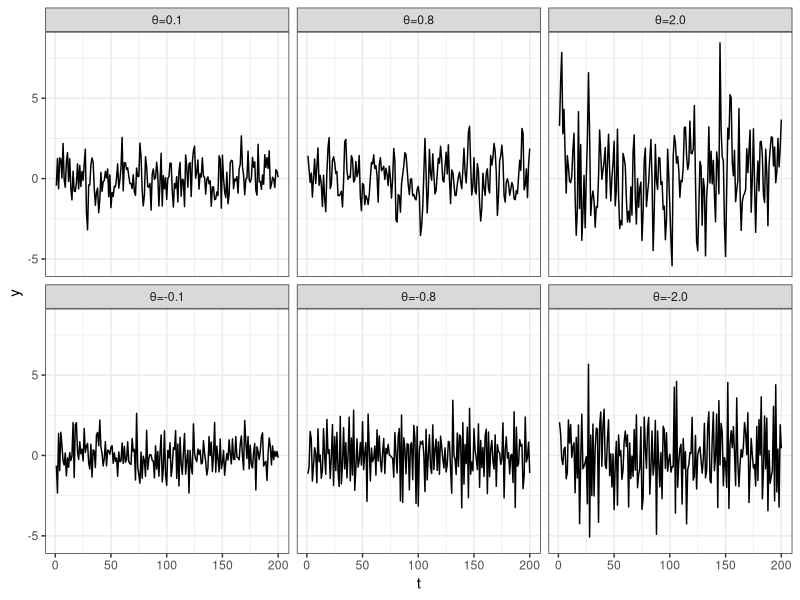
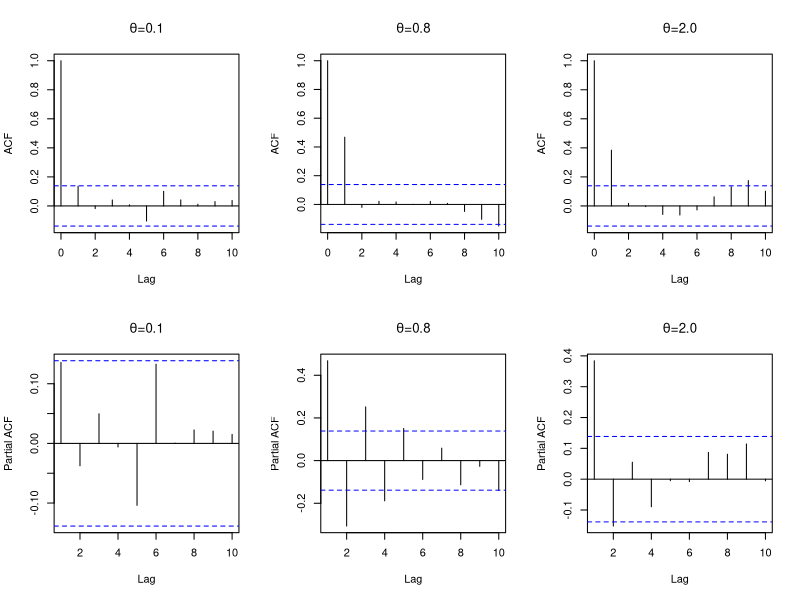
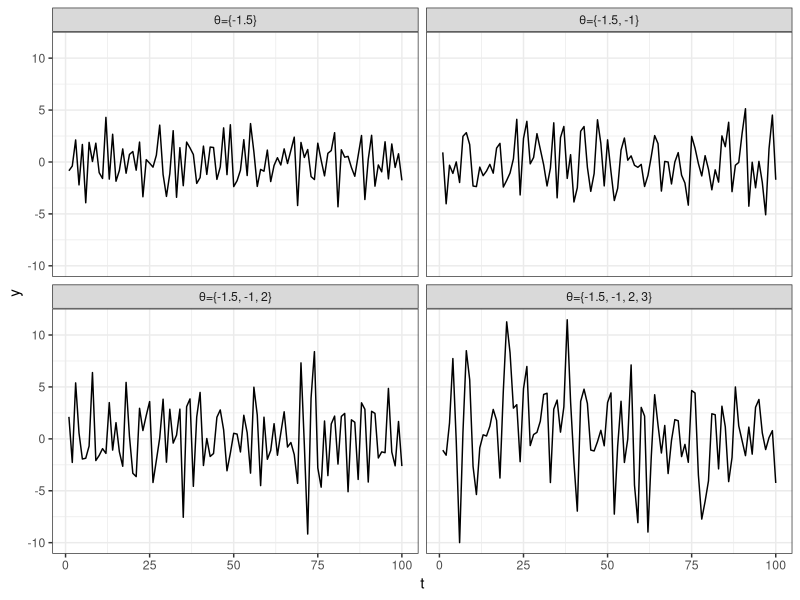
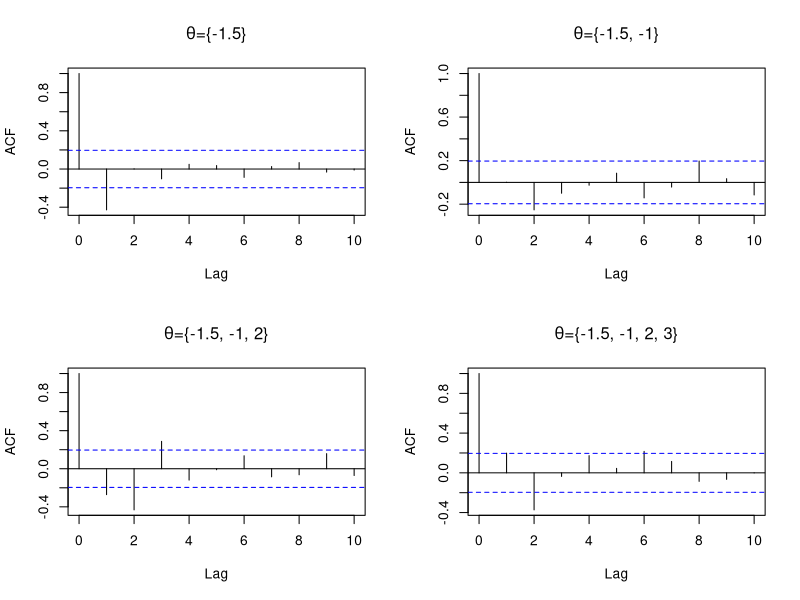
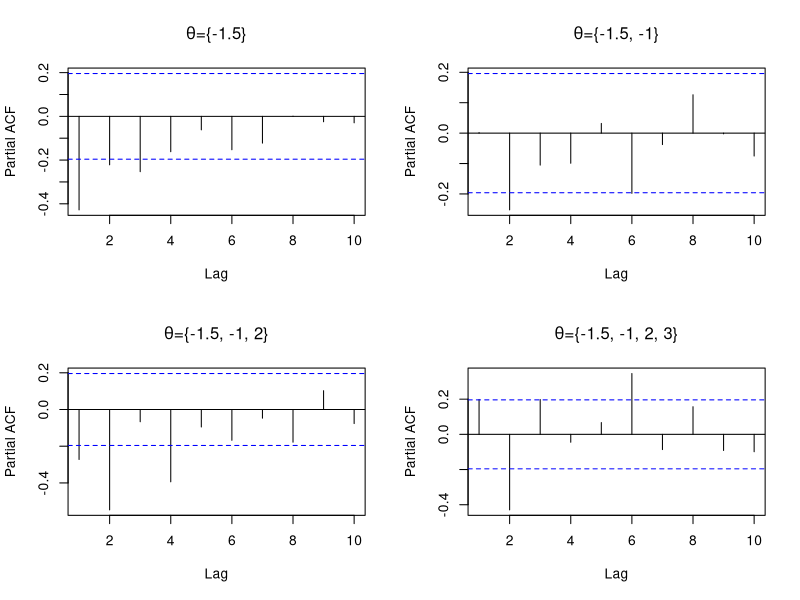
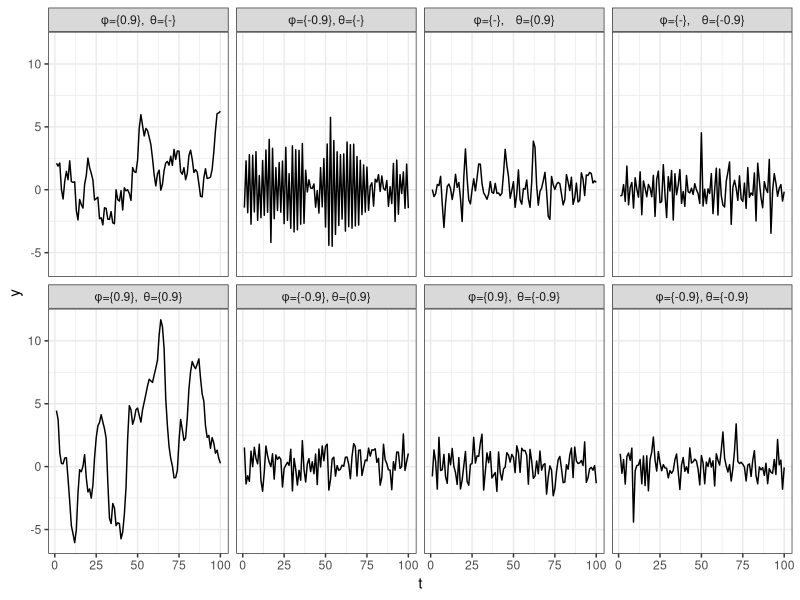
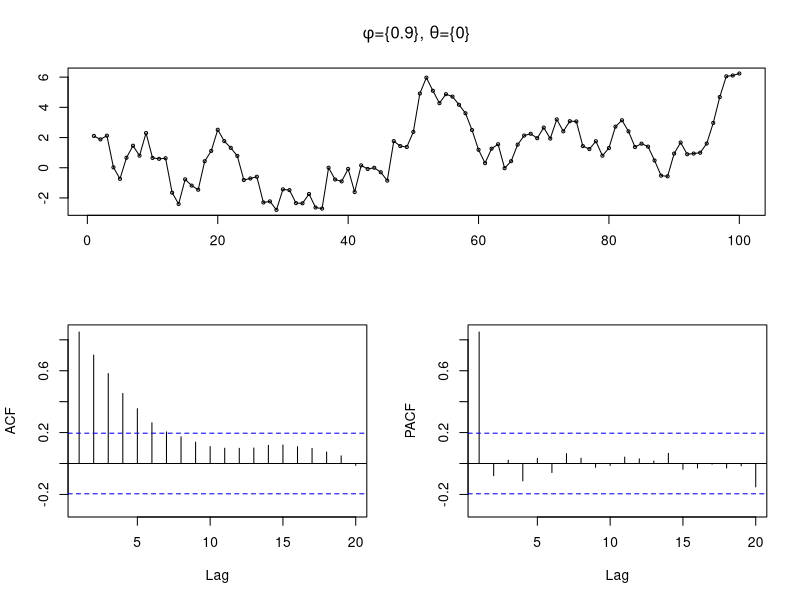
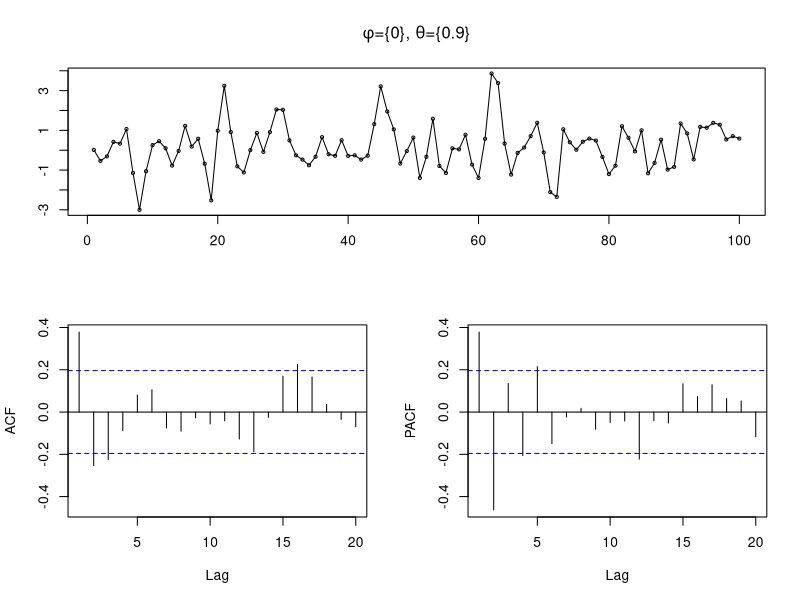

Write R code to recreate these figures, in order.
## ---- chunk 1
library(tidyverse)
library(patchwork)
library(forecast)

knitr::opts_chunk$set(
  fig.align = "center"
)

ggplot2::theme_set(ggplot2::theme_bw())
## ---- chunk 2
ma = data_frame(
  t = 1:200,
  "θ=0.1" = arima.sim(n=200, list(ma=c(0.1))) %>% as.numeric(),
  "θ=0.8" = arima.sim(n=200, list(ma=c(0.8))) %>% as.numeric(),
  "θ=2.0" = arima.sim(n=200, list(ma=c(2.0))) %>% as.numeric(),
  "θ=-0.1" = arima.sim(n=200, list(ma=c(-0.1))) %>% as.numeric(),
  "θ=-0.8" = arima.sim(n=200, list(ma=c(-0.8))) %>% as.numeric(),
  "θ=-2.0" = arima.sim(n=200, list(ma=c(-2.0))) %>% as.numeric()
) 
  
ma %>%
  tidyr::gather(model, y, -t) %>%
  mutate(model = forcats::as_factor(model)) %>%
  ggplot(aes(x=t,y=y)) +
    geom_line() +
    facet_wrap(~model)
## ---- chunk 3
par(mfrow=c(2,3))
acf(ma$`θ=0.1`, lag.max = 10, main=expression(paste(theta,"=0.1")))
acf(ma$`θ=0.8`, lag.max = 10, main=expression(paste(theta,"=0.8")))
acf(ma$`θ=2.0`, lag.max = 10, main=expression(paste(theta,"=2.0")))
pacf(ma$`θ=0.1`, lag.max = 10, main=expression(paste(theta,"=0.1")))
pacf(ma$`θ=0.8`, lag.max = 10, main=expression(paste(theta,"=0.8")))
pacf(ma$`θ=2.0`, lag.max = 10, main=expression(paste(theta,"=2.0")))
## ---- chunk 4
ma_q = data_frame(
  t = 1:100,
  "θ={-1.5}"           = arima.sim(n=100, list(ma=c(-1.5)))           %>% as.numeric(),
  "θ={-1.5, -1}"       = arima.sim(n=100, list(ma=c(-1.5, -1)))       %>% as.numeric(),
  "θ={-1.5, -1, 2}"    = arima.sim(n=100, list(ma=c(-1.5, -1, 2)))    %>% as.numeric(),
  "θ={-1.5, -1, 2, 3}" = arima.sim(n=100, list(ma=c(-1.5, -1, 2, 3))) %>% as.numeric()
) 
  
ma_q %>%
  tidyr::gather(model, y, -t) %>%
  mutate(model = forcats::as_factor(model)) %>%
  ggplot(aes(x=t,y=y)) +
    geom_line() +
    facet_wrap(~model)
## ---- chunk 5
par(mfrow=c(2,2))
acf(ma_q[[2]], lag.max = 10, main=expression(paste(theta,"={-1.5}"          )))
acf(ma_q[[3]], lag.max = 10, main=expression(paste(theta,"={-1.5, -1}"      )))
acf(ma_q[[4]], lag.max = 10, main=expression(paste(theta,"={-1.5, -1, 2}"   )))
acf(ma_q[[5]], lag.max = 10, main=expression(paste(theta,"={-1.5, -1, 2, 3}")))
## ---- chunk 6
par(mfrow=c(2,2))
pacf(ma_q[[2]], lag.max = 10, main=expression(paste(theta,"={-1.5}"          )))
pacf(ma_q[[3]], lag.max = 10, main=expression(paste(theta,"={-1.5, -1}"      )))
pacf(ma_q[[4]], lag.max = 10, main=expression(paste(theta,"={-1.5, -1, 2}"   )))
pacf(ma_q[[5]], lag.max = 10, main=expression(paste(theta,"={-1.5, -1, 2, 3}")))
## ---- chunk 7
arma = data_frame(
  t = 1:100,
  "φ={0.9},  θ={-}"    = arima.sim(n=100, list(ar=c( 0.9), ma=c()   ))  %>% as.numeric(),
  "φ={-0.9}, θ={-}"    = arima.sim(n=100, list(ar=c(-0.9), ma=c()   ))  %>% as.numeric(),
  "φ={-},    θ={0.9}"  = arima.sim(n=100, list(ar=c(),     ma=c(0.9)))  %>% as.numeric(),
  "φ={-},    θ={-0.9}" = arima.sim(n=100, list(ar=c(),     ma=c(-0.9))) %>% as.numeric(),
  "φ={0.9},  θ={0.9}"  = arima.sim(n=100, list(ar=c( 0.9), ma=c(0.9)))  %>% as.numeric(),
  "φ={-0.9}, θ={0.9}"  = arima.sim(n=100, list(ar=c(-0.9), ma=c(0.9)))  %>% as.numeric(),
  "φ={0.9},  θ={-0.9}" = arima.sim(n=100, list(ar=c( 0.9), ma=c(-0.9))) %>% as.numeric(),
  "φ={-0.9}, θ={-0.9}" = arima.sim(n=100, list(ar=c(-0.9), ma=c(0.9)))  %>% as.numeric()
) 
  
arma %>%
  tidyr::gather(model, y, -t) %>%
  mutate(model = forcats::as_factor(model)) %>%
  ggplot(aes(x=t,y=y)) +
    geom_line() +
    facet_wrap(~model, ncol=4)
## ---- chunk 8
forecast::tsdisplay(arma[[2]], main=expression(paste(phi,"={0.9}, ",theta,"={0}")))
## ---- chunk 9
forecast::tsdisplay(arma[[4]], main=expression(paste(phi,"={0}, ",theta,"={0.9}")))
## ---- chunk 10
forecast::tsdisplay(arma[[6]], main=expression(paste(phi,"={0.9}, ",theta,"={0.9}")))
